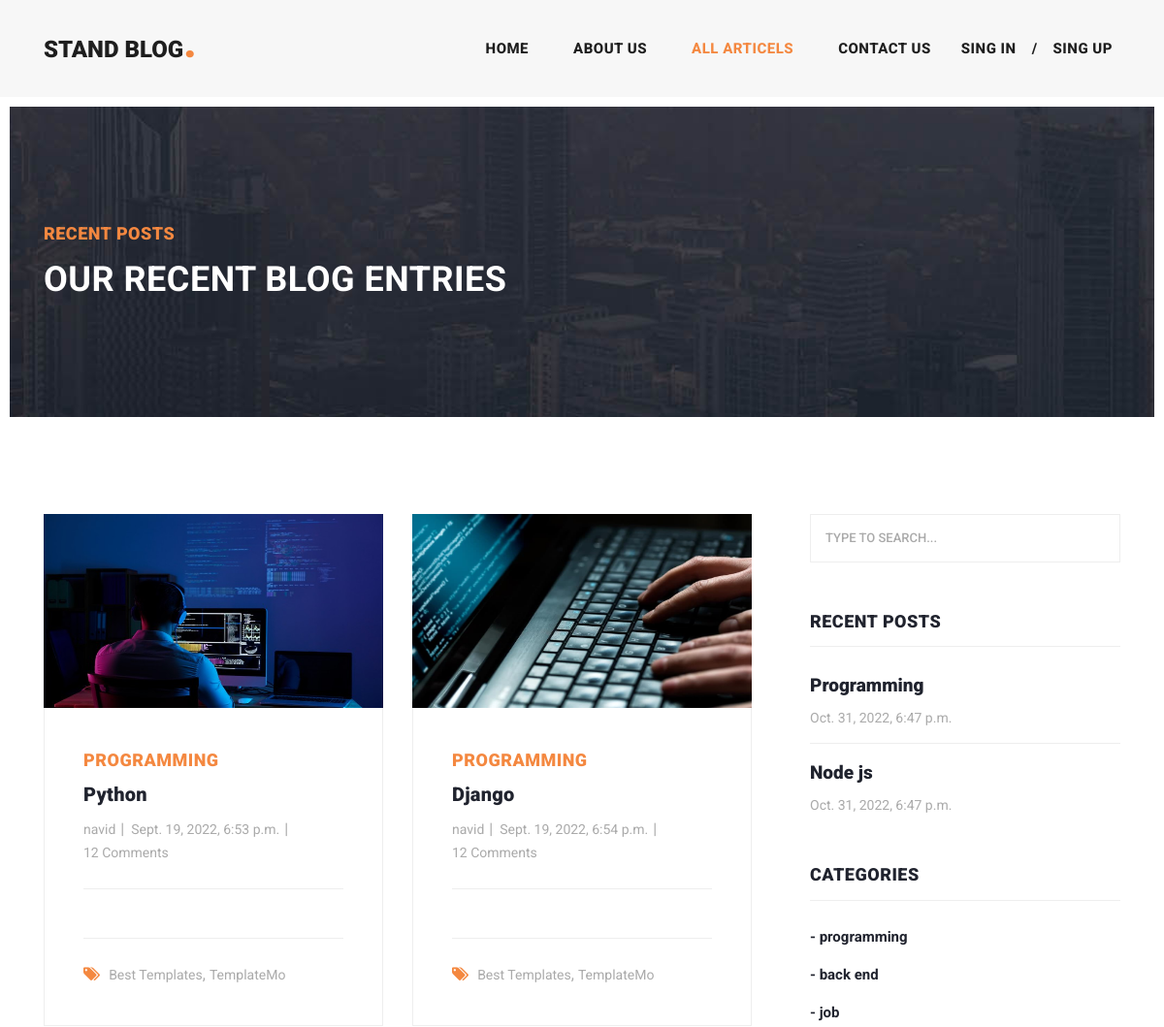
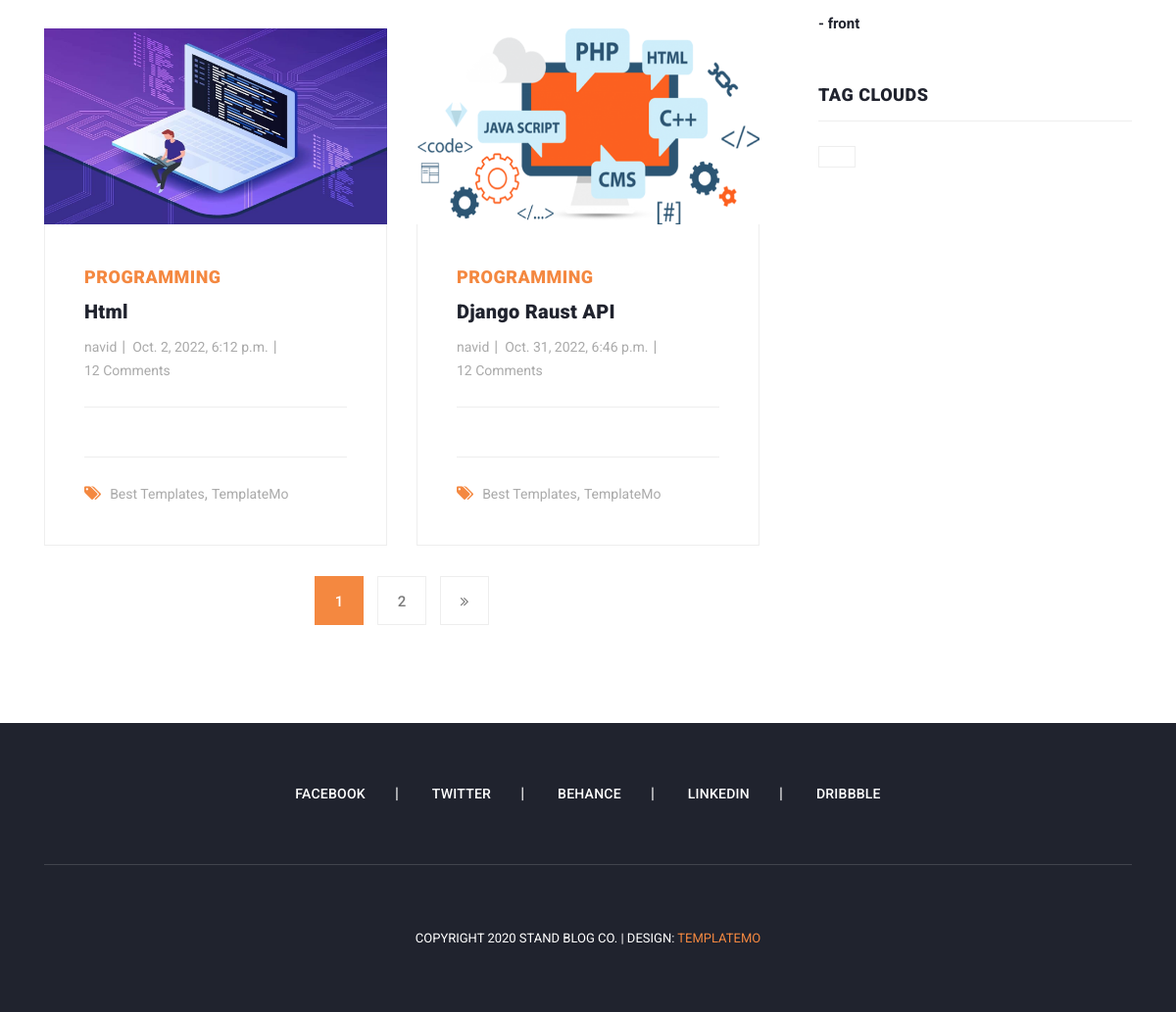
Screenshot of /articles/all-article with the database file from the repository (2 pictures, top to bottom).
### blog/models.py (models this page shows, shortened)
class Article(models.Model):
    author = models.ForeignKey(User, on_delete=models.CASCADE)
    cateqory = models.ManyToManyField(Cateqory, blank=True, related_name="articles")
    title = models.CharField(max_length=90)
    body = models.TextField(blank=True)
    image = models.ImageField(upload_to="image/article")
    created = models.DateTimeField(auto_now_add=True)
    updated = models.DateTimeField(auto_now=True)
    myfile = models.FileField(upload_to="file", null=True, blank=True)
    status = models.BooleanField(null=True, blank=True, default=True)
    slug = models.SlugField(null=True, unique=True, blank=True)
    objects = models.Manager()
    custom_manager = ArticleManager()
    class Meta:
        verbose_name = "post"
    def get_absolute_url(self):
        return reverse("blog:article_detail", kwargs={"slug": self.slug})

class Cateqory(models.Model):
    title = models.CharField(max_length=100)
    created = models.DateTimeField(auto_now_add=True)
    slug = models.SlugField(blank=True)
    def get_absolut_url(self):
        return reverse("blog:category_detail", kwargs={"slug": self.slug})
    def __str__(self) -> str:
        return self.title

### blog/views.py (the view)
# urls.py: path("all-article", views.article_list, name="blog"),
def article_list(request):
    articles = Article.objects.filter(status=True)
    page_number = request.GET.get("page")
    paginator = Paginator(articles, 4)
    objects_list = paginator.get_page(page_number)
    return render(request, "blog/article_list.html", {"article": objects_list})

### context_processors/context_processors.py (called while the page is built)
def recent_articles(request):
    recent_articles = Article.objects.order_by("-created",)[:2]
    return {"recent_articles": recent_articles}

def cateqouries(request):
    cateqouries = Cateqory.objects.all()
    return {"cateqouries": cateqouries}

### blog/templates/blog/article_list.html (shortened to what this page needs)
{% extends "base.html" %}
{% load static %}
{% block content %}
    <div class="heading-page header-text">
        <section class="page-heading">
            <div class="container">
                <div class="row">
                    <div class="col-lg-12">
                        <div class="text-content">
                            <h4>Recent Posts</h4>
                            <h2>Our Recent Blog Entries</h2>
                        </div>
                    </div>
                </div>
            </div>
        </section>
    </div>
    <section class="blog-posts grid-system">
        <div class="container">
            <div class="row">
                <div class="col-lg-8">
                    <div class="all-blog-posts">
                        <div class="row">
                            {% for art in article %}
                                <div class="col-lg-6">
                                    <div class="blog-post">
                                        <div class="blog-thumb">
                                            <img width="200px" height="200px" src="{{ art.image.url }}" alt="">
                                        </div>
                                        <div class="down-content">
                                            <span>{{ art.cateqory.all.0 }}</span>
                                            <a href="{{ art.get_absolute_url }}"><h4>{{ art.title }}</h4></a>
                                            <ul class="post-info">
                                                <li><a href="#">{{ art.author }}</a></li>
                                                <li><a href="#">{{ art.created }}</a></li>
                                                <li><a href="#">12 Comments</a></li>
                                            </ul>
                                            <p></p>
                                            <div class="post-options">
                                                <div class="row">
                                                    <div class="col-lg-12">
                                                        <ul class="post-tags">
                                                            <li><i class="fa fa-tags"></i></li>
                                                            <li><a href="#">Best Templates</a>,</li>
                                                            <li><a href="#">TemplateMo</a></li>
                                                         </ul>
                                                    </div>
                                                </div>
                                            </div>
                                        </div>
                                    </div>
                                </div>
                            {% endfor %}
                            <div class="col-lg-6">
                            </div>
                            <div class="col-lg-12">
                                {% if article.has_other_pages %}
                                    <ul class="page-numbers">
                                        {% for i in article.paginator.page_range %}
                                            {% if article.number == i %}
                                                <li class="active"><a href="?page={{ i }}{% if request.GET.search %}&search={{ request.GET.search }}{% endif %}">{{ i }}</a></li>
                                            {% else %}
                                                <li class=""><a href="?page={{ i }}{% if request.GET.search %}&search={{ request.GET.search }}{% endif %}">{{ i }}</a></li>
                                            {% endif %}
                                        {% endfor %}
                                        {% if article.has_next %}
                                            <li><a href="?page={{ article.next_page_number }}{% if request.GET.search %}&search={{ request.GET.search }}{% endif %}"><i
                                                    class="fa fa-angle-double-right"></i></a></li>
                                        {% endif %}
                                    </ul>
                                {% endif %}
                            </div>
                        </div>
                    </div>
                </div>
                {% include "includes/sidebar.html" %}
            </div>
        </div>
    </section>
{% endblock %}

### templates/base.html (shortened to what this page needs)
{% load static %}
<!DOCTYPE html>
<html lang="en">
  <head>
    {% include "includes/head_refrences.html" %}
  </head>
  <body>
    {% include "includes/heder_refrences.html" %}
{% block content %}
{% endblock %}
{% include "includes/footer.html" %}
{% include "includes/footer_refrences.html" %}
</html>

### templates/includes/head_refrences.html (shortened to what this page needs)
{% load static %}
<link rel="stylesheet" href="https://cdn.jsdelivr.net/npm/bootstrap@4.6.2/dist/css/bootstrap.min.css">
<link href="{% static "vendor/bootstrap/css/bootstrap.min.css" %}" rel="stylesheet">
<link rel="stylesheet" href="{% static "css/fontawesome.css" %}">
<link rel="stylesheet" href="{% static "css/templatemo-stand-blog.css" %}">
<link rel="stylesheet" href="{% static "css/owl.css" %}">

### templates/includes/heder_refrences.html (shortened to what this page needs)
{% load static %}
<header class="">
    <nav class="navbar navbar-expand-lg">
        <div class="container">
            <a class="navbar-brand" href="{% url "home:home" %}"><h2>Stand Blog<em>.</em></h2></a>
            <div class="collapse navbar-collapse" id="navbarResponsive">
                <ul class="navbar-nav ml-auto">
                    <li class="nav-item {% if request.resolver_match.url_name == "home" %} active {% endif %}">
                        <a class="nav-link" href="{% url "home:home" %}">Home
                        </a>
                    </li>
                    <li class="nav-item ">
                        <a class="nav-link" href="{% url "blog:about" %}">About Us</a>
                    </li>
                    <li class="nav-item {% if request.resolver_match.url_name == "blog" %} active {% endif %}">
                        <a class="nav-link" href="{% url "blog:blog" %}">All Articels</a>
                    </li>
                    <li class="nav-item {% if request.resolver_match.url_name == "contact_us" %} active {% endif %}">
                        <a class="nav-link" href="{% url "blog:contact_us" %}">Contact Us</a>
                    </li>
                    {% if request.user.is_authenticated %}
                        {% if user.profile.image %}
                            <span><img src="{{ user.profile.image.url }}" width="30px" height="30px"
                                       style="border-radius: 100%;" alt=""></span>
                        {% else %}
                            <span><img src="{% static "images/profile.png" %}" width="30px" height="30px"
                                       style="border-radius: 100%;" alt=""></span>
                        {% endif %}
                        <li class="nav-item">
                            <a class="nav-link" href="{% url "account:edit" %}">{{ user.username }}</a>
                        <li class="nav-item">
                            <a class="nav-link" href="{% url "account:logout" %}">Logout</a>
                        <li/>
                    {% else %}
                        <a class="nav-link" href="{% url "account:login" %}">Sing in<a class="nav-link">/</a>
                        <a class="nav-link" href="{% url "account:register" %}">Sing up</a>
                    {% endif %}
                </ul>
            </div>
        </div>
    </nav>
</header>

### templates/includes/sidebar.html
{% load static %}
<div class="col-lg-4">
    <div class="sidebar">
        <div class="row">
            <div class="col-lg-12">
                <div class="sidebar-item search">
                    <form id="search_form" name="gs" method="GET" action="{% url "blog:search_articles" %}">
                        <input type="text" name="search" class="searchText" placeholder="type to search..."
                               autocomplete="on">
                    </form>
                </div>
            </div>
            <div class="col-lg-12">
                <div class="sidebar-item recent-posts">
                    <div class="sidebar-heading">
                        <h2>Recent Posts</h2>
                    </div>
                    <div class="content">
                        <ul>
                            {% for article in recent_articles %}
                                <li><a href="{{ article.get_absolute_url }}">
                                    <h5>{{ article.title }}</h5>
                                    <span>{{ article.created }}</span>
                                </a></li>
                            {% endfor %}
                        </ul>
                    </div>
                </div>
            </div>
            <div class="col-lg-12">
                <div class="sidebar-item categories">
                    <div class="sidebar-heading">
                        <h2>Categories</h2>
                    </div>
                    <div class="content">
                        <ul>
                            {% for cat in cateqouries %}
                            <li><a href="{{  cat.get_absolut_url }}">- {{ cat.title }}</a></li>
                            {% endfor %}
                        </ul>
                    </div>
                </div>
            </div>
            <div class="col-lg-12">
                <div class="sidebar-item tags">
                    <div class="sidebar-heading">
                        <h2>Tag Clouds</h2>
                    </div>
                    <div class="content">
                        <ul>
                            <li><a href="#">{{ name }}</a></li>
                        </ul>
                    </div>
                </div>
            </div>
        </div>
    </div>
</div>

### templates/includes/footer.html
{% load static %}
<footer>
    <div class="container">
        <div class="row">
          <div class="col-lg-12">
              <ul class="social-icons">
                <li><a href="#">Facebook</a></li>
                <li><a href="#">Twitter</a></li>
                <li><a href="#">Behance</a></li>
                <li><a href="#">Linkedin</a></li>
                <li><a href="#">Dribbble</a></li>
              </ul>
            </div>
            <div class="col-lg-12">
              <div class="copyright-text">
                <p>Copyright 2020 Stand Blog Co.
                   | Design: <a rel="nofollow" href="https://templatemo.com" target="_parent">TemplateMo</a></p>
              </div>
            </div>
          </div>
        </div>
      </footer>

### templates/includes/footer_refrences.html (shortened to what this page needs)
{% load static %}
</body>

### rows the page displays
Article: image (picture), cateqory.all.0 "PROGRAMMING", title "Python", author "navid", created "Sept. 19, 2022, 6:53 p.m."
Article: image (picture), cateqory.all.0 "PROGRAMMING", title "Django", author "navid", created "Sept. 19, 2022, 6:54 p.m."
Article: image (picture), cateqory.all.0 "PROGRAMMING", title "Html", author "navid", created "Oct. 2, 2022, 6:12 p.m."
Article: image (picture), cateqory.all.0 "PROGRAMMING", title "Django Raust API", author "navid", created "Oct. 31, 2022, 6:46 p.m."
Article: title "Programming", created "Oct. 31, 2022, 6:47 p.m."
Article: title "Node js", created "Oct. 31, 2022, 6:47 p.m."
Cateqory: title "programming"
Cateqory: title "back end"
Cateqory: title "job"
Cateqory: title "front"

### other values shown
{{ i }} "1"
{{ i }} "2"
